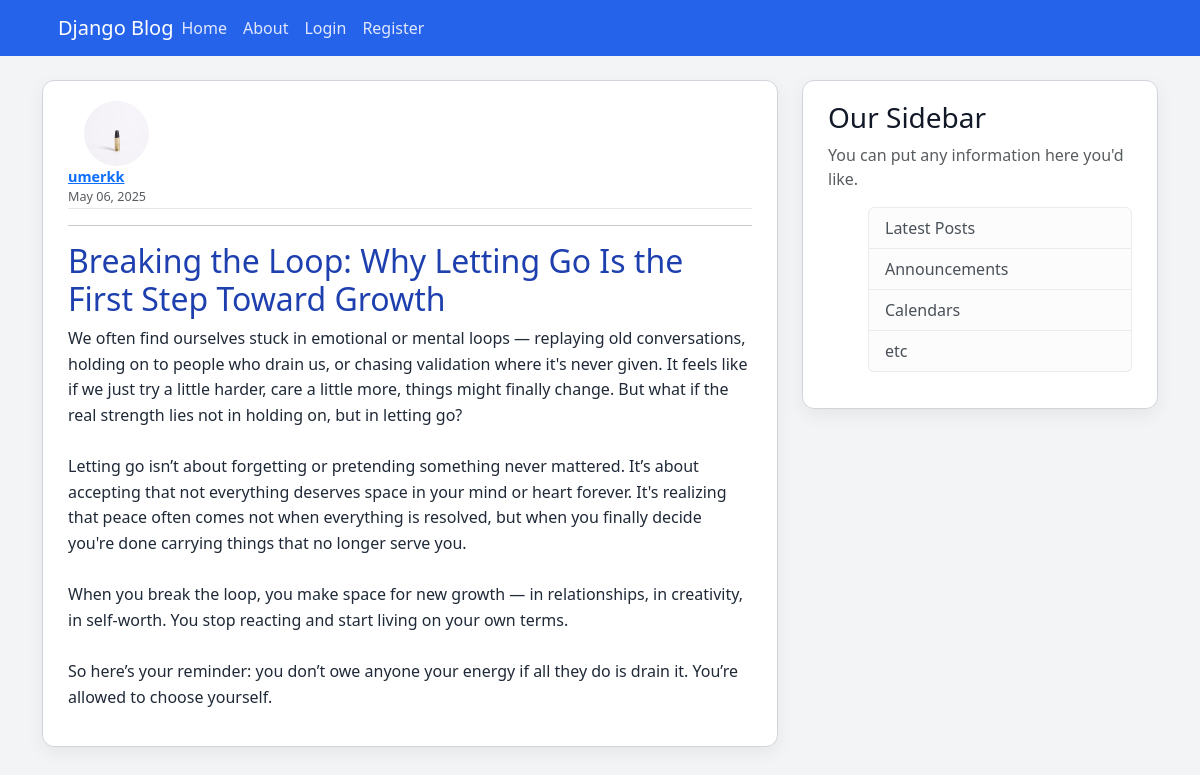
Screenshot of /blog/post/11/ with the database file from the repository.
### blog/models.py (models this page shows, shortened)
class Post(models.Model):
    title=models.CharField(max_length=100)
    content=models.TextField()
    date_posted=models.DateTimeField(default=timezone.now)
    author=models.ForeignKey(User, on_delete=models.CASCADE)

### users/models.py (models this page shows, shortened)
class Profile(models.Model):
    user= models.OneToOneField(User, on_delete=models.CASCADE)
    image= models.ImageField(default='default.jpg', upload_to='profile_pics')

### blog/views.py (the view)
# urls.py: path('post/<int:pk>/', PostDetailView.as_view(), name='post-detail'),
class PostDetailView(DetailView):
    model= Post

### blog/templates/blog/post_detail.html (shortened to what this page needs)
{% extends "blog/base.html" %}
{% block abs %}
<article class="media content-section">
  <img class="rounded-circle article-img me-3" src="{{ object.author.profile.image.url }}">
  <div class="media-body">
    <div class="article-metadata d-flex flex-column flex-md-row align-items-start justify-content-between">
      <div>
        <a class="mr-2 fw-bold" href="{% url 'user-post' object.author.username%}">{{ object.author }}</a>
        <small class="text-muted d-block">{{ object.date_posted|date:"F d, Y" }}</small>
      </div>
    </div>
    <hr>
    <h2 class="article-title">{{ object.title }}</h2>
    <p class="article-content">{{ object.content }}</p>
  </div>
</article>
{% endblock abs %}

### blog/static/blog/main.css (style rules this page uses)
body { background: #f3f4f6; color: #1f2937; margin-top: 5rem; font-family: 'Segoe UI', sans-serif; }
h1, h2, h3, h4, h5, h6 { color: #111827; }
.content-section { background: #ffffff; padding: 20px 25px; border: 1px solid #d1d5db; border-radius: 12px; margin-bottom: 20px; box-shadow: 0 6px 18px rgba(0, 0, 0, 0.06); }
.article-title { color: #1e40af; font-weight: 500; }
.article-content { white-space: pre-line; font-size: 1rem; line-height: 1.6; }
.article-img { height: 65px; width: 65px; margin-right: 16px; border-radius: 8px; }
.article-metadata { padding-bottom: 1px; margin-bottom: 4px; border-bottom: 1px solid #e5e7eb; font-size: 0.9rem; color: #6b7280; }

### rows the page displays
Post: author.profile.image (picture), author "umerkk", date_posted "May 06, 2025", title "Breaking the Loop: Why Letting Go Is the First Step Toward Growth", content "We often find ourselves stuck in emotional or mental loops — replaying old conversations, holding on to people who drain us, or chasing validation where it's never given. It feels like if we just try a little harder, care a little more, things might finally change. But what if the real strength lies not in holding on, but in letting go? Letting go isn’t about forgetting or pretending something never mattered. It’s about accepting that not everything deserves space in your mind or heart forever. It's realizing that peace often comes not when everything is resolved, but when you finally decide you're done carrying things that no longer serve you. When you break the loop, you make space for…"
